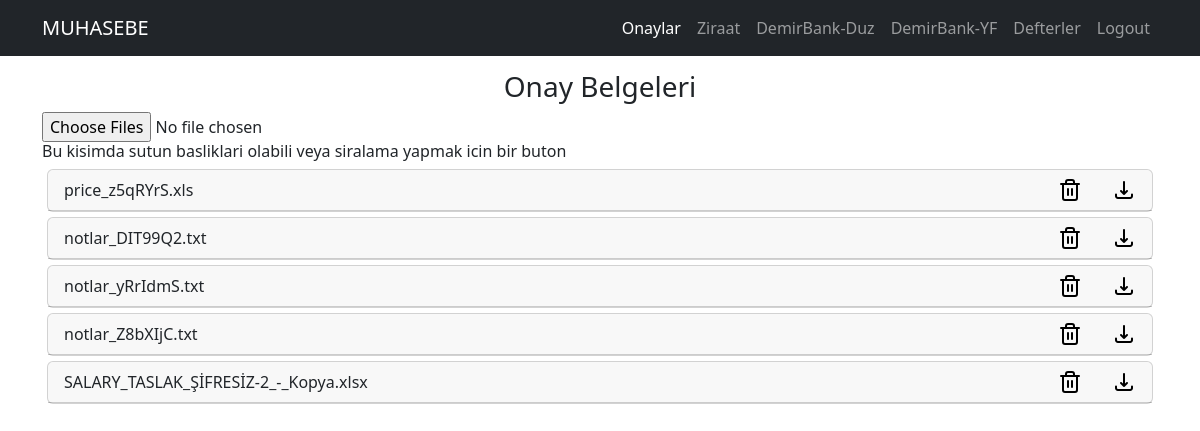
The app's page /onay_list/ (signed in) with its own data.
### muhapp/models.py (models this page shows, shortened)
class OnayUploadedModel(models.Model):
    file = models.FileField(upload_to='')
    uploaded_at = models.DateTimeField(auto_now_add=True)

### muhapp/views.py (the view)
# urls.py: path('onay_list/', views.onay_list_view, name='onay_list'),
def onay_list_view(request):
    files = models.OnayUploadedModel.objects.all()  # models.py'deki modele göre
    return render(request, 'muhapp/onaylar.html', {'files': files})

### muhapp/templates/muhapp/onaylar.html (shortened to what this page needs)
{% extends "base.html" %}
{% load static %}
{%block content%}
<div class="container">
  <div style="text-align:center;"><h3>Onay Belgeleri</h3></div>
  <form action="/onay_upload/" method="POST" class="dropzone" id="my-awesome-dropzone">
    <div class="fallback">
      <input name="file" type="file" multiple>
    </div>
  <h6>Bu kisimda sutun basliklari olabili veya siralama yapmak icin bir buton</h6>
    {% for file in files %}
    <div class="card" style="margin: 5px;">
      <div class="card-header" style="display: flex; justify-content: space-between;">
        <div class="" style="width: 90%; "><span class="dosya-label">{{ file.file.name }}</span></div>
        <div class="" >
          <a href="{% url 'muhapp:onay_delete' file.id %}" class="delete-link">
            <img  src="{% static 'muhapp/images/trash.svg' %}" alt="Sil" style="width: 24px;  ">
          </a></div>
        <div class="">
          <a href="{% url 'muhapp:onay_download' file_id=file.id %}">
            <img  src="{% static 'muhapp/images/download.png' %}" alt="İndir" style="width: 24px;">
          </a></div>
      </div>
    </div>
    {% endfor %}
</form>
</div>
{%endblock%}

### templates/base.html (style rules this page uses)
body { padding-top: 70px; }

### records on screen
OnayUploadedModel: file.name "price_z5qRYrS.xls"
OnayUploadedModel: file.name "notlar_DIT99Q2.txt"
OnayUploadedModel: file.name "notlar_yRrIdmS.txt"
OnayUploadedModel: file.name "notlar_Z8bXIjC.txt"
OnayUploadedModel: file.name "SALARY_TASLAK_ŞİFRESİZ-2_-_Kopya.xlsx"
